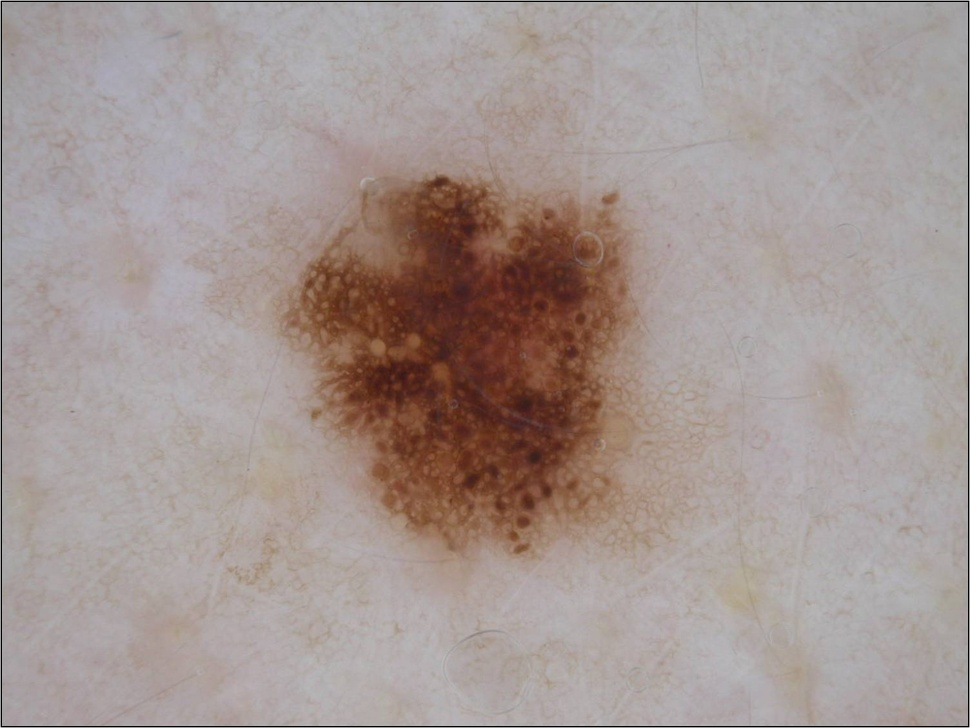
#> input picture detailed.jpg, 970 x 728 px, shrunk from 1504 x 1129 before the run
$ python testLap.py   (older library calls are emulated)
#> lines starting #> are read from the running program, lines starting #| are printed output that depends on the picture
import cv2
import numpy as np
from matplotlib import pyplot as plt

img = cv2.imread('detailed.jpg')
#> img is the input picture: shape (728, 970, 3); mean B, G, R 147.1, 150.8, 164.1
img = cv2.cvtColor(img, cv2.COLOR_BGR2GRAY)
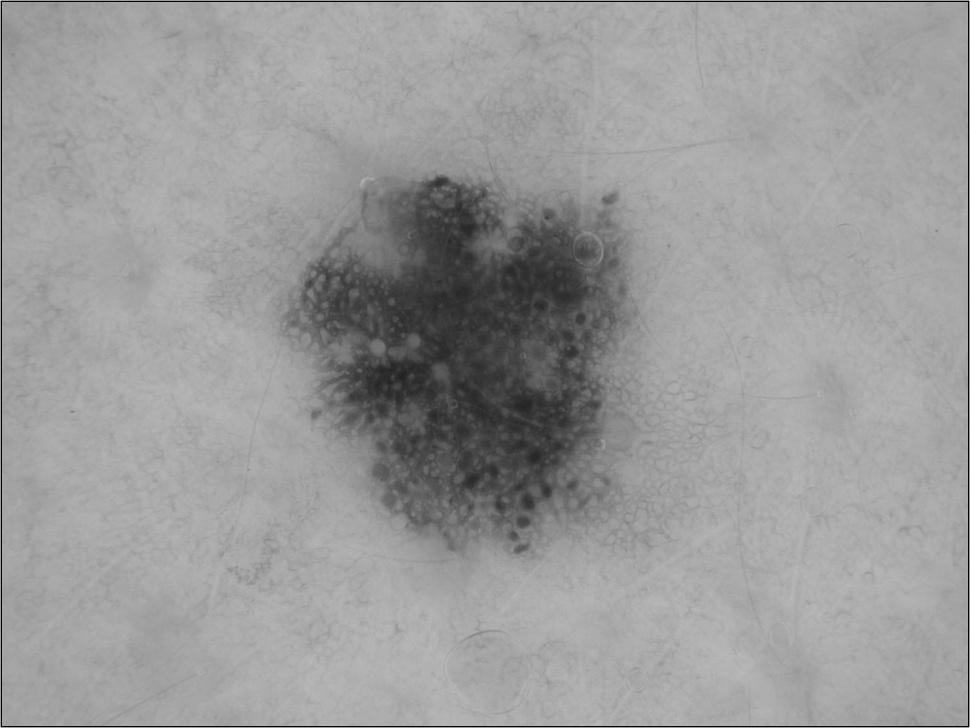
#> img: shape (728, 970); min 0, max 222, mean 154.4
#img = cv2.GaussianBlur(gray,(3,3),0)
laplacian = cv2.Laplacian(img,cv2.CV_64F)
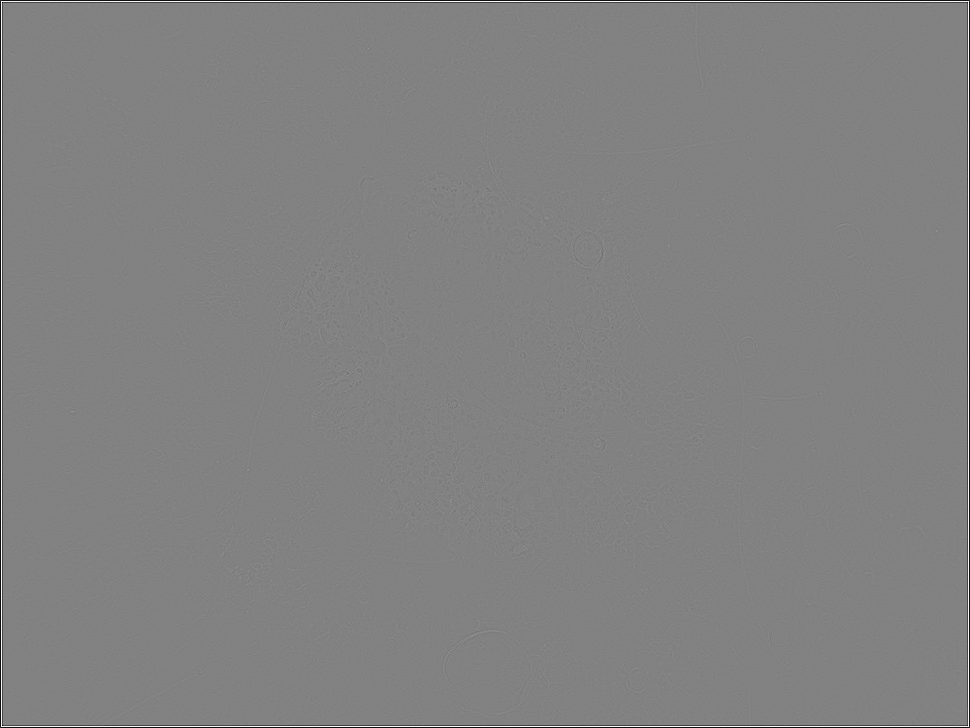
#> laplacian: shape (728, 970) float64; min -358, max 344, mean -0.8; drawn with min black and max white
laplacian = cv2.Laplacian(img,cv2.CV_64F)
sobelx = cv2.Sobel(img,cv2.CV_64F,1,0,ksize=5)  # x
sobely = cv2.Sobel(img,cv2.CV_64F,0,1,ksize=5)  # y

plt.subplot(2,2,1),plt.imshow(img,cmap = 'gray')
plt.title('Original'), plt.xticks([]), plt.yticks([])
plt.subplot(2,2,2),plt.imshow(laplacian,cmap = 'gray')
plt.title('Laplacian'), plt.xticks([]), plt.yticks([])
plt.subplot(2,2,3),plt.imshow(sobelx,cmap = 'gray')
plt.title('Sobel X'), plt.xticks([]), plt.yticks([])
plt.subplot(2,2,4),plt.imshow(sobely,cmap = 'gray')
plt.title('Sobel Y'), plt.xticks([]), plt.yticks([])
plt.show()
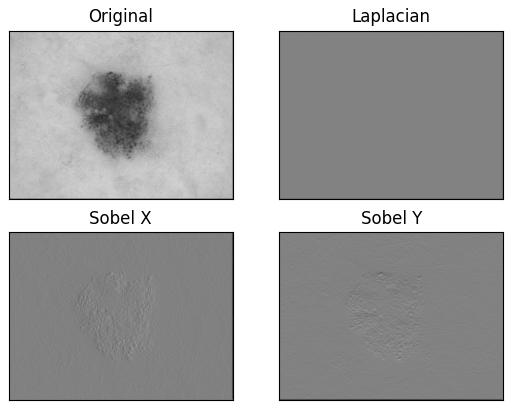
#> figure drawn by matplotlib, 4 panels

$ run again, with test.jpg copied over detailed.jpg
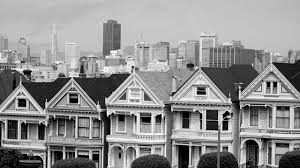
#> input picture test.jpg, 300 x 168 px
#> img is the input picture: shape (168, 300, 3); min 0, max 255, mean 143.8
#> img: shape (168, 300)
#> `sobely = cv2.Sobel(img,cv2.CV_64F,0,1,ksize=5)`:
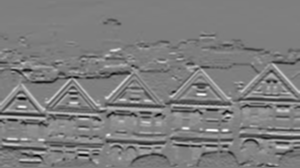
#> sobely: shape (168, 300) float64; min -9922, max 10016, mean -97.8; drawn with min black and max white
#> `plt.show()`:
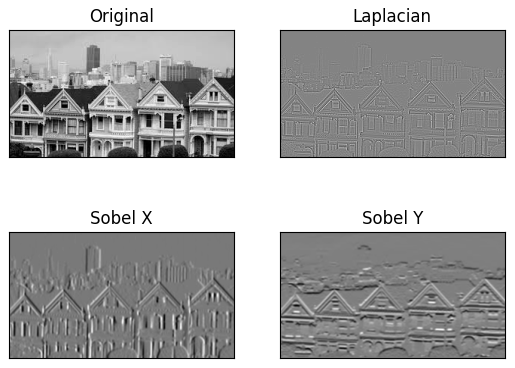
#> figure drawn by matplotlib, 4 panels
